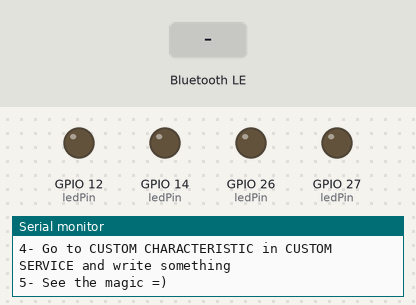
A sketch run on a simulated ESP32. On the bench: output pins drawn as LEDs (lit = HIGH), the last lines printed to the serial monitor. The test bench sets the inputs (shaded band). Nothing arrives over Bluetooth unless stated; a phone connects over Bluetooth LE 3 s after start.

Above: at 1.2 s.
1.3 s: Bluetooth LE write "1" received
At 2.2 s:
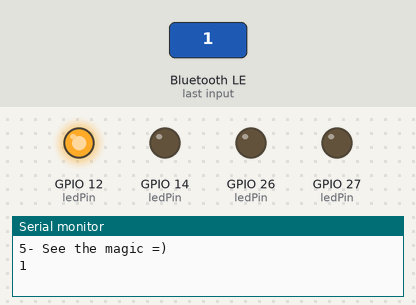
2.8 s: Bluetooth LE write "2" received
At 3.4 s:
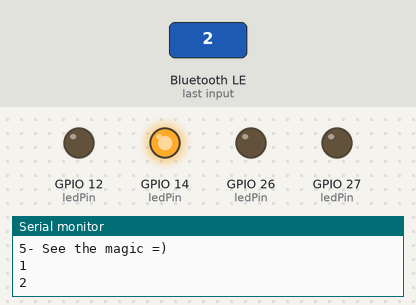
4.3 s: Bluetooth LE write "3" received
At 5.5 s:
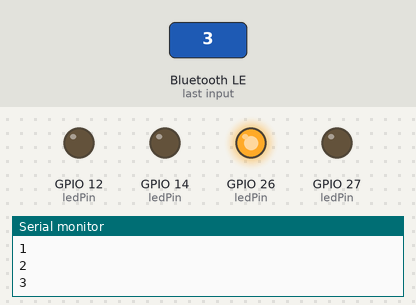
5.8 s: Bluetooth LE write "4" received
At 6.9 s:
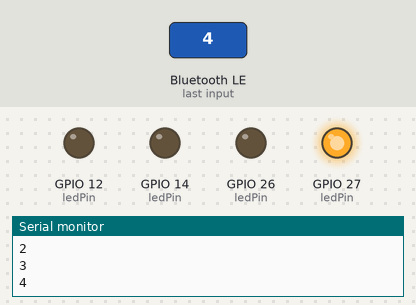
7.3 s: Bluetooth LE write "0" received
At 8.0 s:
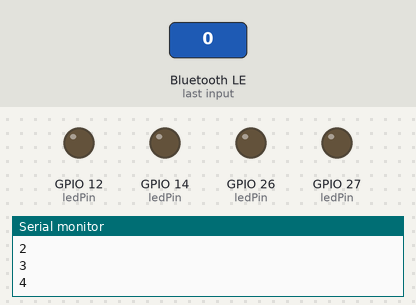
Timing chart, 0 to 9.8 s (numbered marks = the images above; inputs shaded):
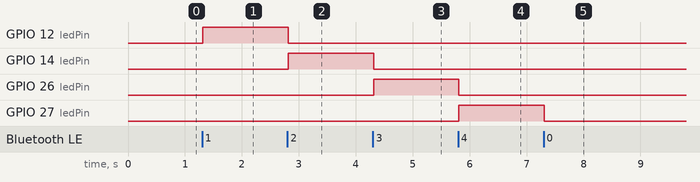

Measured:
- after the input at 1.3 s, GPIO 12 (ledPin): LOW → HIGH at once
- after the input at 2.8 s, GPIO 12 (ledPin): HIGH → LOW at once; GPIO 14 (ledPin): LOW → HIGH at once
- after the input at 4.3 s, GPIO 14 (ledPin): HIGH → LOW at once; GPIO 26 (ledPin): LOW → HIGH at once
- after the input at 5.8 s, GPIO 26 (ledPin): HIGH → LOW at once; GPIO 27 (ledPin): LOW → HIGH at once
- after the input at 7.3 s, GPIO 27 (ledPin): HIGH → LOW at once

The sketch:

hardware.ino
```cpp
/*
    Based on Neil Kolban example for IDF: https://github.com/nkolban/esp32-snippets/blob/master/cpp_utils/tests/BLE%20Tests/SampleWrite.cpp
    Ported to Arduino ESP32 by Evandro Copercini
*/

#include <BLEDevice.h>
#include <BLEUtils.h>
#include <BLEServer.h>

int ledPin = 12;

// See the following for generating UUIDs:
// https://www.uuidgenerator.net/

#define SERVICE_UUID        "4fafc201-1fb5-459e-8fcc-c5c9c331914b"
#define CHARACTERISTIC_UUID "beb5483e-36e1-4688-b7f5-ea07361b26a8"


class MyCallbacks: public BLECharacteristicCallbacks {
    void onWrite(BLECharacteristic *pCharacteristic) {
      std::string value = pCharacteristic->getValue();

      if (value.length() > 0) {
        digitalWrite(ledPin, LOW);
        if(value[0]=='1'){
          Serial.println("1");
         ledPin = 12;
        }else if(value[0] == '2'){
          Serial.println("2");
          ledPin = 14;
        }else if(value[0] == '3'){
          Serial.println("3");
          ledPin = 26;
        }else if(value[0]=='4'){
          Serial.println("4");
         ledPin = 27;
       } else {
         ledPin=0;
       }
       digitalWrite(ledPin, HIGH);
    }
    }
};

void setup() {
  Serial.begin(115200);

  pinMode(12, OUTPUT);
  pinMode(14, OUTPUT);
  pinMode(26, OUTPUT);
  pinMode(27, OUTPUT);


  Serial.println("1- Download and install an BLE scanner app in your phone");
  Serial.println("2- Scan for BLE devices in the app");
  Serial.println("3- Connect to MyESP32");
  Serial.println("4- Go to CUSTOM CHARACTERISTIC in CUSTOM SERVICE and write something");
  Serial.println("5- See the magic =)");

  BLEDevice::init("MyESP32");
  BLEServer *pServer = BLEDevice::createServer();

  BLEService *pService = pServer->createService(SERVICE_UUID);

  BLECharacteristic *pCharacteristic = pService->createCharacteristic(
                                         CHARACTERISTIC_UUID,
                                         BLECharacteristic::PROPERTY_READ |
                                         BLECharacteristic::PROPERTY_WRITE
                                       );

  pCharacteristic->setCallbacks(new MyCallbacks());

  pCharacteristic->setValue("Hello World");
  pService->start();

  BLEAdvertising *pAdvertising = pServer->getAdvertising();
  pAdvertising->start();
}

void loop() {
  // put your main code here, to run repeatedly:
  delay(2000);
}
```
